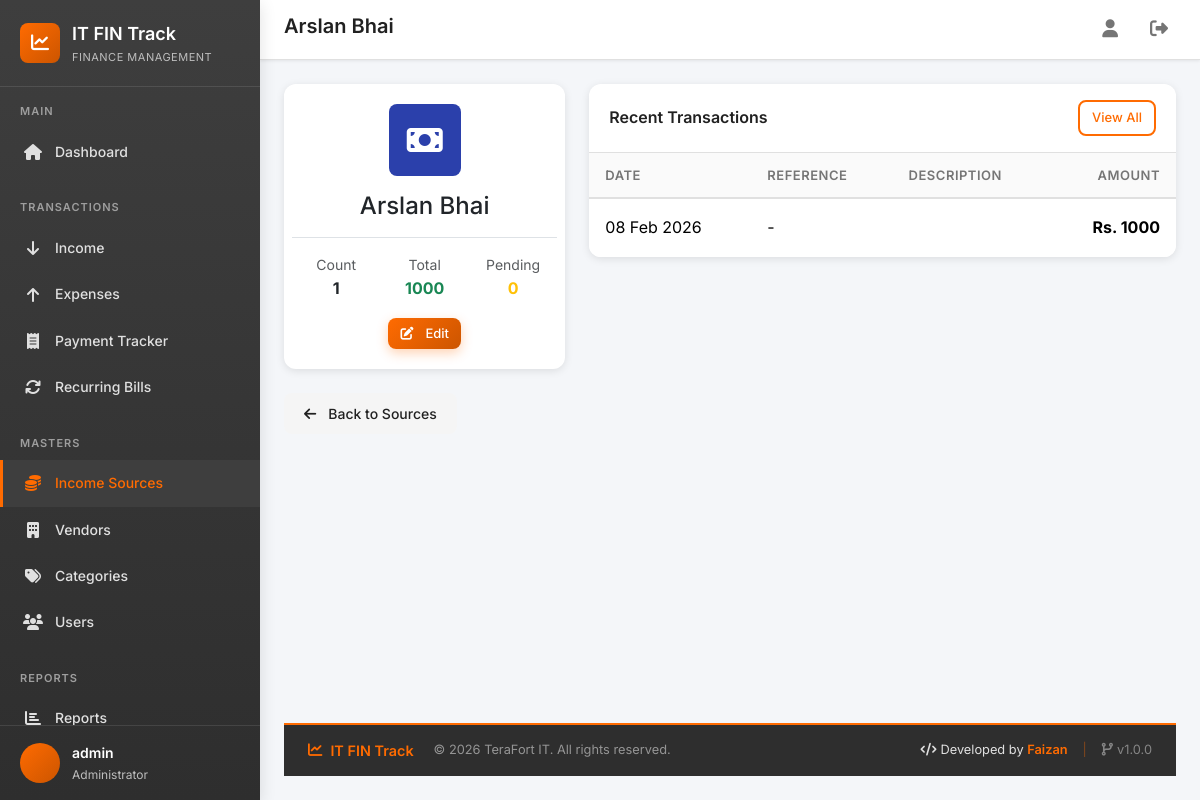
The app's page /income-sources/7/ (signed in) with its own data.
### core/models/user.py (models this page shows, shortened)
class User(AbstractUser):
    class Role(models.TextChoices):
        ADMIN = 'admin', 'Administrator'
        EXECUTIVE = 'executive', 'IT Executive'
        ACCOUNTANT = 'accountant', 'Accountant'
        MANAGER = 'manager', 'Manager'
        VIEWER = 'viewer', 'Viewer'
    role = models.CharField(
        max_length=20,
        choices=Role.choices,
        default=Role.VIEWER,
        help_text='User role determines access permissions'
    )
    department = models.CharField(
        max_length=100,
        blank=True,
        default='IT',
        help_text='Department the user belongs to'
    )
    phone = models.CharField(
        max_length=20,
        blank=True,
        help_text='Contact phone number'
    )
    is_soft_deleted = models.BooleanField(
        default=False,
        help_text='Soft delete flag - never lose data'
    )
    created_at = models.DateTimeField(auto_now_add=True)
    updated_at = models.DateTimeField(auto_now=True)
    class Meta:
        verbose_name = 'User'
        verbose_name_plural = 'Users'
        ordering = ['-created_at']
    @property
    def is_admin(self):
        return self.role == self.Role.ADMIN

### core/models/income_source.py (models this page shows, shortened)
class IncomeSource(models.Model):
    name = models.CharField(
        max_length=100,
        unique=True,
        help_text='Name of the income source'
    )
    description = models.TextField(
        blank=True,
        help_text='Description of this income source'
    )
    icon = models.CharField(
        max_length=50,
        default='fa-money-bill',
        help_text='Font Awesome icon class (e.g., fa-building)'
    )
    color = models.CharField(
        max_length=7,
        default='#FF6B01',
        help_text='Color for this source (hex code)'
    )
    contact_person = models.CharField(
        max_length=100,
        blank=True,
        help_text='Contact person for this source'
    )
    contact_phone = models.CharField(
        max_length=20,
        blank=True,
        help_text='Contact phone number'
    )
    contact_email = models.EmailField(
        blank=True,
        help_text='Contact email'
    )
    notes = models.TextField(
        blank=True,
        help_text='Additional notes'
    )
    is_active = models.BooleanField(
        default=True,
        help_text='Whether this source is active'
    )
    is_soft_deleted = models.BooleanField(
        default=False,
        help_text='Soft delete flag'
    )
    created_at = models.DateTimeField(auto_now_add=True)
    updated_at = models.DateTimeField(auto_now=True)
    class Meta:
        verbose_name = 'Income Source'
        verbose_name_plural = 'Income Sources'
        ordering = ['name']
    @property
    def income_count(self):
        return self.incomes.filter(is_soft_deleted=False).count()
    @property
    def total_income(self):
        result = self.incomes.filter(is_soft_deleted=False).aggregate(
            total=Sum('amount')
        )['total']
        return result or 0
    @property
    def pending_reimbursement(self):
        result = self.incomes.filter(
            is_soft_deleted=False,
            is_reimbursable=True,
            reimbursed=False
        ).aggregate(total=Sum('amount'))['total']
        return result or 0

### core/models/income.py (models this page shows, shortened)
class Income(models.Model):
    class PaymentMode(models.TextChoices):
        CASH = 'cash', 'Cash'
        BANK = 'bank', 'Bank Transfer'
        ONLINE = 'online', 'Online Payment'
        CHEQUE = 'cheque', 'Cheque'
    source = models.ForeignKey(
        'IncomeSource',
        on_delete=models.PROTECT,
        related_name='incomes',
        help_text='Source of the income'
    )
    source_detail = models.CharField(
        max_length=200,
        blank=True,
        help_text='Additional details about the source (e.g., person name)'
    )
    amount = models.DecimalField(
        max_digits=12,
        decimal_places=2,
        help_text='Amount received'
    )
    date = models.DateField(
        help_text='Date of receiving the amount'
    )
    reference_number = models.CharField(
        max_length=100,
        blank=True,
        help_text='Reference number (voucher, transaction ID, etc.)'
    )
    payment_mode = models.CharField(
        max_length=20,
        choices=PaymentMode.choices,
        default=PaymentMode.CASH,
        help_text='Mode of payment'
    )
    project = models.CharField(
        max_length=200,
        blank=True,
        help_text='Linked project or purpose (optional)'
    )
    description = models.TextField(
        blank=True,
        help_text='Description or notes about this income'
    )
    is_reimbursable = models.BooleanField(
        default=False,
        help_text='Is this amount to be reimbursed later?'
    )
    reimbursed = models.BooleanField(
        default=False,
        help_text='Has this amount been reimbursed?'
    )
    reimbursed_date = models.DateField(
        null=True,
        blank=True,
        help_text='Date when reimbursement was received'
    )
    created_by = models.ForeignKey(
        settings.AUTH_USER_MODEL,
        on_delete=models.PROTECT,
        related_name='incomes_created',
        help_text='User who created this record'
    )
    is_soft_deleted = models.BooleanField(
        default=False,
        help_text='Soft delete flag'
    )
    created_at = models.DateTimeField(auto_now_add=True)
    updated_at = models.DateTimeField(auto_now=True)
    class Meta:
        verbose_name = 'Income'
        verbose_name_plural = 'Incomes'
        ordering = ['-date', '-created_at']

### core/views/income_source.py (the view)
# urls.py: path('income-sources/<int:pk>/', income_source_views.income_source_detail, name='income_source_detail'),
@login_required
def income_source_detail(request, pk):
    source = get_object_or_404(IncomeSource, pk=pk, is_soft_deleted=False)
    incomes = source.incomes.filter(is_soft_deleted=False).order_by('-date')[:20]
    context = {
        'source': source,
        'incomes': incomes,
    }
    return render(request, 'core/income_source/detail.html', context)

### core/context_processors.py (called while the page is built)
def theme_colors(request):
    return {
        'THEME_COLORS': getattr(settings, 'THEME_COLORS', {}),
    }

### templates/core/income_source/detail.html (shortened to what this page needs)
{% extends 'base.html' %}
{% block page_title %}{{ source.name }}{% endblock %}
{% block content %}
<div class="fade-in">
    <div class="row">
        <div class="col-lg-4">
            <div class="card">
                <div class="card-body text-center">
                    <div class="stat-icon mx-auto mb-3" style="background:{{ source.color }};width:72px;height:72px;font-size:32px;">
                        <i class="fas {{ source.icon }} text-white"></i>
                    </div>
                    <h4>{{ source.name }}</h4>
                    <div class="row text-center border-top pt-3 mt-3">
                        <div class="col-4">
                            <small class="text-muted d-block">Count</small>
                            <strong>{{ source.income_count }}</strong>
                        </div>
                        <div class="col-4">
                            <small class="text-muted d-block">Total</small>
                            <strong class="text-success">{{ source.total_income|floatformat:0 }}</strong>
                        </div>
                        <div class="col-4">
                            <small class="text-muted d-block">Pending</small>
                            <strong class="text-warning">{{ source.pending_reimbursement|floatformat:0 }}</strong>
                        </div>
                    </div>
                    {% if request.user.is_admin %}
                    <div class="mt-3">
                        <a href="{% url 'core:income_source_edit' source.pk %}" class="btn btn-primary btn-sm">
                            <i class="fas fa-edit me-1"></i>Edit
                        </a>
                    </div>
                    {% endif %}
                </div>
            </div>
        </div>
        <div class="col-lg-8">
            <div class="card">
                <div class="card-header d-flex justify-content-between align-items-center">
                    <h5 class="card-title mb-0">Recent Transactions</h5>
                    <a href="{% url 'core:income_list' %}?source={{ source.pk }}" class="btn btn-sm btn-outline-primary">View All</a>
                </div>
                <div class="card-body p-0">
                    {% if incomes %}
                    <div class="table-responsive">
                        <table class="table mb-0">
                            <thead>
                                <tr><th>Date</th><th>Reference</th><th>Description</th><th class="text-end">Amount</th></tr>
                            </thead>
                            <tbody>
                                {% for income in incomes %}
                                <tr>
                                    <td>{{ income.date|date:"d M Y" }}</td>
                                    <td>{{ income.reference_number|default:"-" }}</td>
                                    <td>{{ income.description|truncatewords:8 }}</td>
                                    <td class="text-end amount-positive fw-bold">Rs. {{ income.amount|floatformat:0 }}</td>
                                </tr>
                                {% endfor %}
                            </tbody>
                        </table>
                    </div>
                    {% else %}
                    <div class="p-4 text-center text-muted">No transactions from this source yet.</div>
                    {% endif %}
                </div>
            </div>
        </div>
    </div>
    <div class="mt-4">
        <a href="{% url 'core:income_source_list' %}" class="btn btn-light"><i class="fas fa-arrow-left me-1"></i>Back to Sources</a>
    </div>
</div>
{% endblock %}

### templates/base.html (shortened to what this page needs)
{% load static %}
<!DOCTYPE html>
<html lang="en">
<head>
    <link href="https://cdn.jsdelivr.net/npm/bootstrap@5.3.2/dist/css/bootstrap.min.css" rel="stylesheet">
    <link rel="stylesheet" href="https://cdnjs.cloudflare.com/ajax/libs/font-awesome/6.5.1/css/all.min.css">
    <link rel="stylesheet" href="{% static 'css/style.css' %}">
</head>
<body>
    <div class="app-container">
        <aside class="sidebar" id="sidebar">
            <div class="sidebar-header">
                <div class="sidebar-logo">
                    <i class="fas fa-chart-line"></i>
                </div>
                <div>
                    <div class="sidebar-title">IT FIN Track</div>
                    <div class="sidebar-subtitle">Finance Management</div>
                </div>
            </div>
            <nav class="sidebar-nav">
                <div class="nav-section">
                    <div class="nav-section-title">Main</div>
                    <a href="{% url 'core:dashboard' %}" class="nav-link {% if request.resolver_match.url_name == 'dashboard' %}active{% endif %}">
                        <i class="fas fa-home"></i>
                        <span>Dashboard</span>
                    </a>
                </div>
                <div class="nav-section">
                    <div class="nav-section-title">Transactions</div>
                    <a href="{% url 'core:income_list' %}" class="nav-link {% if 'income' in request.resolver_match.url_name and 'source' not in request.resolver_match.url_name %}active{% endif %}">
                        <i class="fas fa-arrow-down"></i>
                        <span>Income</span>
                    </a>
                    <a href="{% url 'core:expense_list' %}" class="nav-link {% if 'expense' in request.resolver_match.url_name %}active{% endif %}">
                        <i class="fas fa-arrow-up"></i>
                        <span>Expenses</span>
                    </a>
                    <a href="{% url 'core:payment_tracker' %}" class="nav-link {% if 'payment_tracker' in request.resolver_match.url_name %}active{% endif %}">
                        <i class="fas fa-receipt"></i>
                        <span>Payment Tracker</span>
                    </a>
                    <a href="{% url 'core:recurring_bill_list' %}" class="nav-link {% if 'recurring_bill' in request.resolver_match.url_name %}active{% endif %}">
                        <i class="fas fa-sync"></i>
                        <span>Recurring Bills</span>
                    </a>
                </div>
                <div class="nav-section">
                    <div class="nav-section-title">Masters</div>
                    <a href="{% url 'core:income_source_list' %}" class="nav-link {% if 'income_source' in request.resolver_match.url_name %}active{% endif %}">
                        <i class="fas fa-coins"></i>
                        <span>Income Sources</span>
                    </a>
                    <a href="{% url 'core:vendor_list' %}" class="nav-link {% if 'vendor' in request.resolver_match.url_name %}active{% endif %}">
                        <i class="fas fa-building"></i>
                        <span>Vendors</span>
                    </a>
                    <a href="{% url 'core:category_list' %}" class="nav-link {% if 'category' in request.resolver_match.url_name %}active{% endif %}">
                        <i class="fas fa-tags"></i>
                        <span>Categories</span>
                    </a>
                    {% if request.user.is_admin %}
                    <a href="{% url 'core:user_list' %}" class="nav-link {% if 'user_' in request.resolver_match.url_name %}active{% endif %}">
                        <i class="fas fa-users"></i>
                        <span>Users</span>
                    </a>
                    {% endif %}
                </div>
                <div class="nav-section">
                    <div class="nav-section-title">Reports</div>
                    <a href="{% url 'core:report_dashboard' %}" class="nav-link {% if request.resolver_match.url_name == 'report_dashboard' %}active{% endif %}">
                        <i class="fas fa-chart-bar"></i>
                        <span>Reports</span>
                    </a>
                </div>
            </nav>
            <div class="sidebar-footer">
                <div class="user-info">
                    <div class="user-avatar">
                    </div>
                    <div>
                        <div class="user-name">{{ request.user.get_full_name|default:request.user.username }}</div>
                        <div class="user-role">{{ request.user.get_role_display }}</div>
                    </div>
                </div>
            </div>
        </aside>
        <main class="main-content">
            <header class="top-header">
                <div class="header-left">
                    <h1 class="page-title">{% block page_title %}Dashboard{% endblock %}</h1>
                </div>
                <div class="header-right">
                    <a href="{% url 'core:profile' %}" class="header-btn" title="Profile">
                        <i class="fas fa-user"></i>
                    </a>
                    <a href="{% url 'core:logout' %}" class="header-btn" title="Logout">
                        <i class="fas fa-sign-out-alt"></i>
                    </a>
                </div>
            </header>
            {% block content %}{% endblock %}
            <footer class="app-footer">
                <div class="footer-content">
                    <div class="footer-left">
                        <span class="footer-brand">
                            <i class="fas fa-chart-line me-2"></i>IT FIN Track
                        </span>
                        <span class="footer-copyright">
                            &copy; {% now "Y" %} TeraFort IT. All rights reserved.
                        </span>
                    </div>
                    <div class="footer-right">
                        <span class="footer-developer">
                            <i class="fas fa-code me-1"></i>Developed by <strong>Faizan</strong>
                        </span>
                        <span class="footer-divider">|</span>
                        <span class="footer-version">
                            <i class="fas fa-code-branch me-1"></i>v1.0.0
                        </span>
                    </div>
                </div>
            </footer>
        </main>
    </div>
</body>
</html>

### records on screen
User: user.get_full_name "admin", user.role "Administrator"
IncomeSource: name "Arslan Bhai", income_count "1", total_income "1000", pending_reimbursement "0"
Income: date "08 Feb 2026", reference_number "-", amount "1000"
